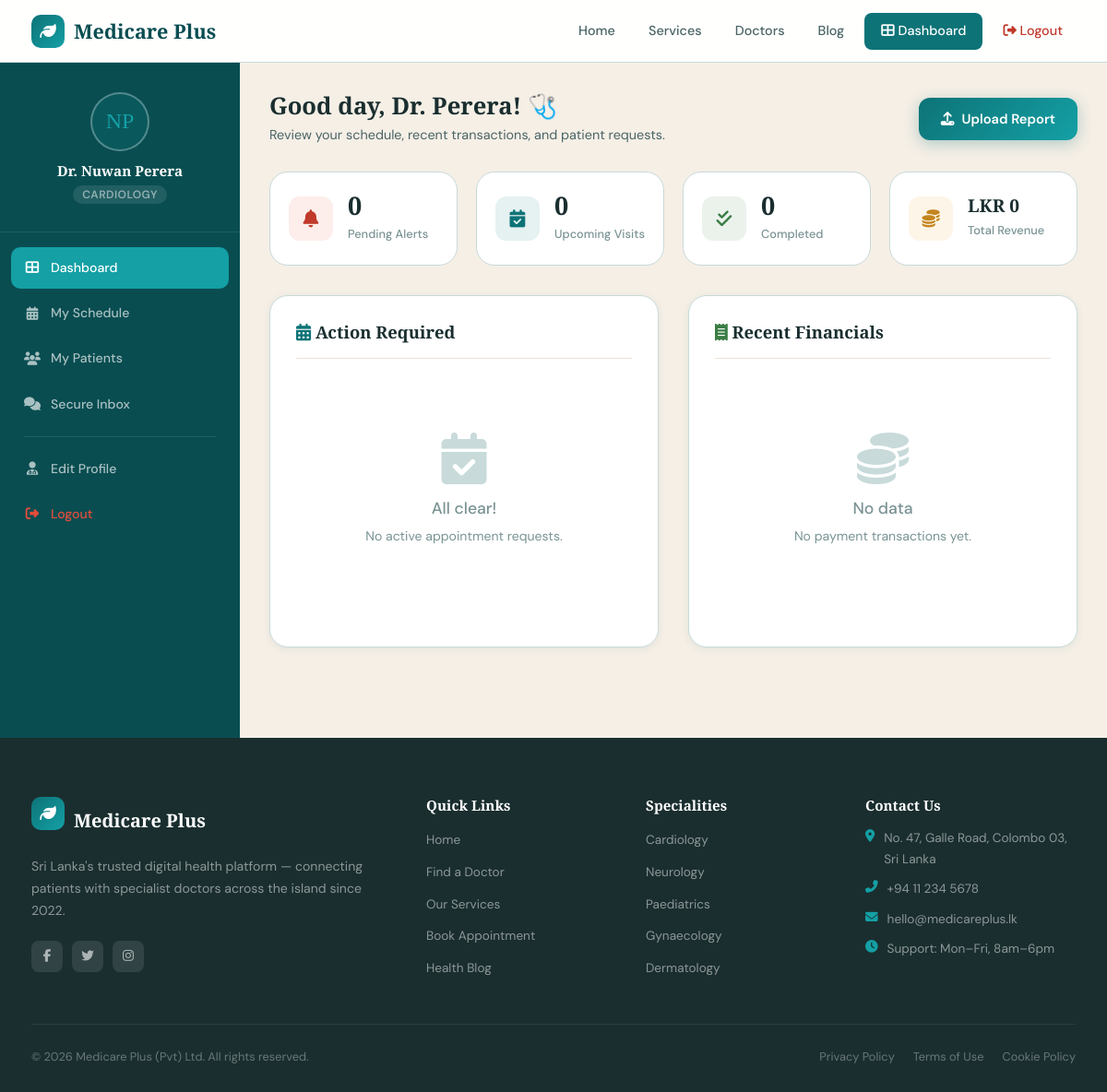
The page /dashboard_doctor.php (signed in) on the database its author committed.
### tables this page shows
CREATE TABLE IF NOT EXISTS users (
    id              INT UNSIGNED AUTO_INCREMENT PRIMARY KEY,
    first_name      VARCHAR(80)  NOT NULL,
    last_name       VARCHAR(80)  NOT NULL,
    email           VARCHAR(180) NOT NULL UNIQUE,
    password_hash   VARCHAR(255) NOT NULL,
    role            ENUM('patient','doctor','admin') NOT NULL DEFAULT 'patient',
    phone           VARCHAR(20),
    address         VARCHAR(255),
    city            VARCHAR(100),
    created_at      TIMESTAMP DEFAULT CURRENT_TIMESTAMP,
    updated_at      TIMESTAMP DEFAULT CURRENT_TIMESTAMP ON UPDATE CURRENT_TIMESTAMP
);

CREATE TABLE IF NOT EXISTS doctors (
    id                  INT UNSIGNED AUTO_INCREMENT PRIMARY KEY,
    user_id             INT UNSIGNED NOT NULL UNIQUE,
    specialization      VARCHAR(120) NOT NULL,
    qualification       VARCHAR(255),
    hospital            VARCHAR(180),
    location            VARCHAR(180),
    consultation_fee    DECIMAL(10,2) NOT NULL DEFAULT 1500.00,
    experience_years    TINYINT UNSIGNED DEFAULT 0,
    rating              DECIMAL(3,2) DEFAULT 4.00,
    availability        VARCHAR(255),
    bio                 TEXT,
    created_at          TIMESTAMP DEFAULT CURRENT_TIMESTAMP,
    FOREIGN KEY (user_id) REFERENCES users(id) ON DELETE CASCADE
);

### functions.php (called while the page is built, shortened)
<?php
function get_logged_in_user(): ?array {
    $conn = get_db_connection();
    $stmt = $conn->prepare('SELECT id, first_name, last_name, email, role, phone, city FROM users WHERE id = ?');
    $stmt->bind_param('i', $_SESSION['user_id']);
    $stmt->execute();
    $result = $stmt->get_result()->fetch_assoc();
    return $result ?: null;
}
function fetch_doctor_by_user_id(int $userId): ?array {
    $conn = get_db_connection();
    $stmt = $conn->prepare(
        'SELECT d.*, u.first_name, u.last_name, u.email, u.phone, u.city
         FROM doctors d JOIN users u ON u.id = d.user_id WHERE d.user_id = ? LIMIT 1'
    );
    $stmt->bind_param('i', $userId);
    $stmt->execute();
    $row = $stmt->get_result()->fetch_assoc();
    return $row ?: null;
}
function get_unread_messages(int $userId): int {
    $conn = get_db_connection();
    $stmt = $conn->prepare('SELECT COUNT(*) FROM messages WHERE receiver_id = ? AND is_read = 0');
    $stmt->bind_param('i', $userId);
    $stmt->execute();
    $stmt->bind_result($count);
    return (int) $count;
}

### dashboard_doctor.php (the view, shortened to what this page needs)
<?php
require_once 'functions.php';
$user      = get_logged_in_user();
$doctor    = fetch_doctor_by_user_id($user['id']);
$upcoming = [];
$completedCount = 0;
$totalRevenue = 0;
$transactions = [];
$unreadCount = get_unread_messages($user['id']);
include 'header.php';
?>
<div class="dash-layout">
    <aside class="dash-sidebar">
        <div class="dash-user">
            <div class="dash-avatar" style="background: rgba(13,115,119,.3); color: var(--teal-light);">
                <?= strtoupper(substr($user['first_name'], 0, 1) . substr($user['last_name'], 0, 1)) ?>
            </div>
            <h4>Dr. <?= htmlspecialchars($user['first_name'] . ' ' . $user['last_name']) ?></h4>
            <span><?= htmlspecialchars($doctor['specialization']) ?></span>
        </div>
        <nav class="dash-nav">
            <a href="dashboard_doctor.php" class="active"><i class="fas fa-th-large"></i> Dashboard</a>
            <a href="appointments.php"><i class="fas fa-calendar-alt"></i> My Schedule</a>
            <a href="patients.php"><i class="fas fa-users"></i> My Patients</a>
            <a href="chat_engine.php"><i class="fas fa-comments"></i> Secure Inbox </a>
            <div class="dash-nav-divider"></div>
            <a href="profile_doctor.php"><i class="fas fa-user-md"></i> Edit Profile</a>
            <a href="logout.php" style="color:#e74c3c"><i class="fas fa-sign-out-alt"></i> Logout</a>
        </nav>
    </aside>
    <main class="dash-main">
        <div class="dash-header">
            <div>
                <h1>Good day, Dr. <?= htmlspecialchars($user['last_name']) ?>! 🩺</h1>
                <p>Review your schedule, recent transactions, and patient requests.</p>
            </div>
            <a href="medical_reports.php" class="btn btn-primary"><i class="fas fa-upload"></i> Upload Report</a>
        </div>
        <div class="stat-grid">
            <div class="stat-widget">
                <div class="stat-icon red"><i class="fas fa-bell"></i></div>
                <div class="stat-info">
                    <strong><?= $unreadCount ?></strong>
                    <span>Pending Alerts</span>
                </div>
            </div>
            <div class="stat-widget">
                <div class="stat-icon teal"><i class="fas fa-calendar-check"></i></div>
                <div class="stat-info">
                    <strong><?= count($upcoming) ?></strong>
                    <span>Upcoming Visits</span>
                </div>
            </div>
            <div class="stat-widget">
                <div class="stat-icon green"><i class="fas fa-check-double"></i></div>
                <div class="stat-info">
                    <strong><?= $completedCount ?></strong>
                    <span>Completed</span>
                </div>
            </div>
            <div class="stat-widget">
                <div class="stat-icon amber"><i class="fas fa-coins"></i></div>
                <div class="stat-info">
                    <strong style="font-size: 1.2rem;">LKR <?= number_format($totalRevenue, 0) ?></strong>
                    <span>Total Revenue</span>
                </div>
            </div>
        </div>
        <div class="grid-2">
            <div class="card">
                <div class="card-header">
                    <h2 class="card-title"><i class="fas fa-calendar-alt" style="color:var(--teal)"></i> Action Required</h2>
                </div>
                <div class="table-wrap">
                    <?php if (empty($upcoming)): ?>
                        <div class="empty-state">
                            <i class="fas fa-calendar-check"></i>
                            <h3>All clear!</h3>
                            <p>No active appointment requests.</p>
                        </div>
                    <?php endif; ?>
                </div>
            </div>
            <div class="card">
                <div class="card-header">
                    <h2 class="card-title"><i class="fas fa-receipt" style="color:var(--leaf)"></i> Recent Financials</h2>
                </div>
                <div class="table-wrap">
                    <?php if (empty($transactions)): ?>
                        <div class="empty-state">
                            <i class="fas fa-coins"></i>
                            <h3>No data</h3>
                            <p>No payment transactions yet.</p>
                        </div>
                    <?php endif; ?>
                </div>
            </div>
        </div>
    </main>
</div>
<?php include 'footer.php'; ?>

### rows shown on the page
users: first_name+last_name "NP", first_name+last_name "Nuwan Perera", last_name "Perera"
doctors: specialization "CARDIOLOGY"

### other values the page prints
$unreadCount "0"
count($upcoming) "0"
$completedCount "0"
$totalRevenue "0"
